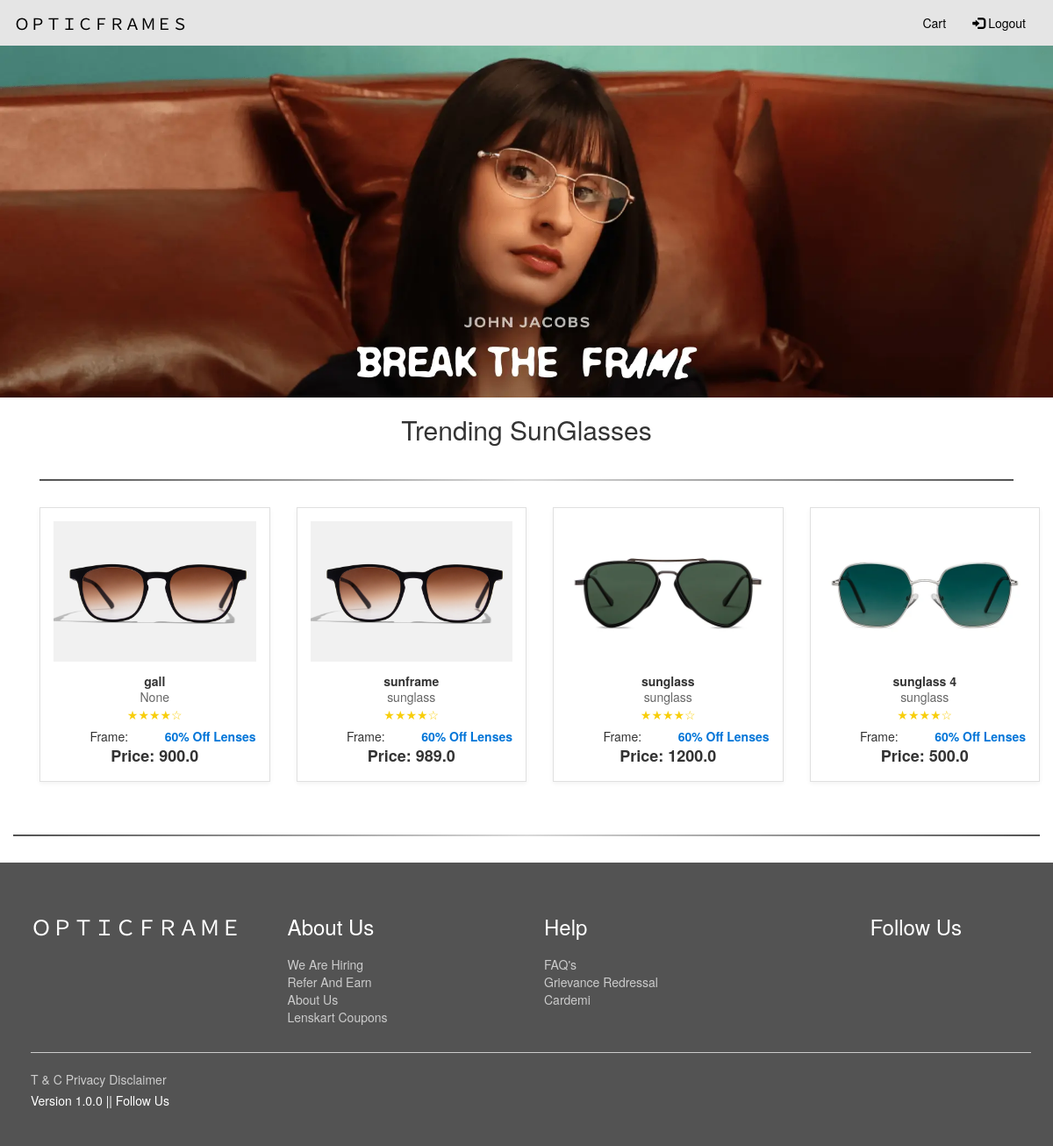
The app's page /women (signed in) with its own data.
### glass/models.py (models this page shows)
class Product(models.Model):
    name= models.CharField(max_length=250)
    price= models.FloatField()
    color= models.CharField(max_length=250)
    image= models.ImageField(upload_to='product/')
    image1 = models.ImageField(upload_to='path/to/upload/', null=True, blank=True)
    image2 = models.ImageField(upload_to='path/to/upload/', null=True, blank=True)
    image3 = models.ImageField(upload_to='path/to/upload/', null=True, blank=True)
    image4 = models.ImageField(upload_to='path/to/upload/', null=True, blank=True)
    image5 = models.ImageField(upload_to='path/to/upload/', null=True, blank=True)
    description= models.TextField()
    category= models.ForeignKey(category, on_delete=models.CASCADE,null=True)
    gender= models.ForeignKey(Gender, on_delete=models.CASCADE,null=True)
    material= models.ForeignKey(Material, on_delete=models.CASCADE,null=True)
    frameType= models.ForeignKey(FrameType, on_delete=models.CASCADE,null=True)
    frameShape= models.ForeignKey(FrameShape, on_delete=models.CASCADE,null=True)
    frameStyle= models.ForeignKey(FrameStyle, on_delete=models.CASCADE,null=True)

class category(models.Model):
    name = models.CharField(max_length=250)
    def __str__(self):
        return str(self.name)  # ✅ This returns a string

### glass/views.py (the view)
# urls.py: path('women', views.women, name='women'),
def women(request):
    product = Product.objects.all()
    return render(request, 'user/women.html', {'product' : product})

### templates/user/women.html (shortened to what this page needs)
<!DOCTYPE html>
<html lang="en">
<head>
  <link rel="stylesheet" href="https://maxcdn.bootstrapcdn.com/bootstrap/3.4.1/css/bootstrap.min.css">
</head>
<body>
  <nav class="navbar navbar-inverse" style="background-color: grey;">
    <div class="container-fluid">
      <div class="navbar-header">
        <a class="navbar-brand" href="{% url 'index' %}" style="color: black;">ＯＰＴＩＣＦＲＡＭＥＳ</a>
      </div>
      <div class="collapse navbar-collapse" id="myNavbar">
        <ul class="nav navbar-nav navbar-right">
          <li><a href="#">Cart</a></li>
          {% if user.is_authenticated %}
          <li><a href="{% url 'signout' %}"><span class="glyphicon glyphicon-log-in"></span> Logout</a></li>
          {% else %}
          <li><a href="{% url 'userin' %}"><span class="glyphicon glyphicon-log-in"></span> Login</a></li>
          {% endif %}
        </ul>
      </div>
    </div>
  </nav>
<div><img src="../static/photos/woman slide.webp" class="img-responsive" style="width: 100%;" alt="no img"></div>
<div class="container text-center">
  <h2>Trending SunGlasses</h2>
  <div class="container-fluid">
    <hr style="
      border: 0;
      height: 2px;
      background-image: linear-gradient(to right, rgba(0, 0, 0, 0.678), rgba(0, 0, 0, 0.15), rgba(0, 0, 0, 0.678));
      margin: 30px 0;
    ">
  </div>
  <div class="container py-5">
    <div class="row g-4">
        {% for i in product %}
        <div class="col-6 col-md-4 col-lg-3">
            <div class="product-card">
                <div class="product-img-container">
                  <a href="{% url 'product_details' i.pk %}">
                    <img src="{{i.image.url}}" alt="Oakley Socket 5.5" width="100%"  class="img-fluid w-100 rounded">
                  </a>
                </div>
                <div class="product-info">
                    <h5 class="product-name">{{i.name}}</h5>
                    <div class="product-category">{{i.category}}</div>
                    <div class="product-rating">★★★★☆</div>
                    <div class="lens-discount">60% Off Lenses</div>
                    <div class="mt-3">
                        <div>Frame:</div>
                        <div class="product-price">Price: {{i.price}}</div>
                    </div>
                </div>
            </div>
        </div>
        {% endfor %}
    </div>
  </div>
</div>
<div class="container-fluid">
  <hr style="
    border: 0;
    height: 2px;
    background-image: linear-gradient(to right, rgba(0, 0, 0, 0.678), rgba(0, 0, 0, 0.15), rgba(0, 0, 0, 0.678));
    margin: 30px 0;
  ">
</div>
<footer class="footer">
  <div class="container">
    <div class="row">
      <div class="col-md-3 mb-4">
        <h3>ＯＰＴＩＣＦＲＡＭＥ</h3>
      </div>
      <div class="col-md-3 mb-4">
        <h3>About Us</h3>
        <ul class="list-unstyled">
          <li><a href="#">We Are Hiring</a></li>
          <li><a href="#">Refer And Earn</a></li>
          <li><a href="#">About Us</a></li>
          <li><a href="#">Lenskart Coupons</a></li>
        </ul>
      </div>
      <div class="col-md-3 mb-4">
        <h3>Help</h3>
        <ul class="list-unstyled">
          <li><a href="#">FAQ's</a></li>
          <li><a href="#">Grievance Redressal</a></li>
          <li><a href="#">Cardemi</a></li>
        </ul>
      </div>
      <div class="col-md-3 mb-4 text-md-end text-center">
        <h3>Follow Us</h3>
        <div class="social-icons">
        </div>
      </div>
    </div>
    <hr>
    <div class="d-flex flex-column flex-md-row justify-content-between align-items-center pt-3">
      <div class="mb-2 mb-md-0">
        <a href="#" class="me-3">T & C</a>
        <a href="#" class="me-3">Privacy</a>
        <a href="#" class="me-3">Disclaimer</a>
      </div>
      <div class="mb-2 mb-md-0">
        Version 1.0.0 || Follow Us
        <span class="social-icons">
        </span>
      </div>
    </div>
  </div>
</footer>
</body>
</html>

### templates/user/women.html (style rules this page uses)
.navbar { margin-bottom: 0; border-radius: 0; }
.navbar-inverse { background-color: #E5E5E5 !important; border-color: #E5E5E5; }
.navbar-inverse .navbar-nav > li > a { color: #000; }
.product-card { border: 1px solid #e0e0e0; margin-bottom: 30px; padding: 15px; position: relative; height: 100%; box-shadow: 0 2px 5px rgba(0,0,0,0.05); transition: all 0.3s ease; }
.product-img-container { overflow: hidden; margin-bottom: 15px; position: relative; text-align: center; display: flex; justify-content: center; align-items: center; height: 160px; }
.product-info { margin-top: 10px; }
.product-name { font-weight: bold; margin-bottom: 0; }
.product-category { color: #666; font-size: 14px; }
.product-rating { color: #f8ce0b; margin-bottom: 5px; }
.product-price { font-weight: bold; font-size: 18px; }
.lens-discount { color: #0275d8; font-weight: bold; float: right; }
.footer { background-color: rgb(83, 83, 83); color: #fff; padding: 40px 20px; font-size: 14px; }
.footer a { color: #ccc; text-decoration: none; }
.footer h3 { color: #fff; margin-bottom: 20px; }
.footer hr { border-top: 1px solid #ccc; }

### records on screen
Product: image (picture), name "gall", category "None", price "900.0"
Product: image (picture), name "sunframe", category "sunglass", price "989.0"
Product: image (picture), name "sunglass", category "sunglass", price "1200.0"
Product: image (picture), name "sunglass 4", category "sunglass", price "500.0"
